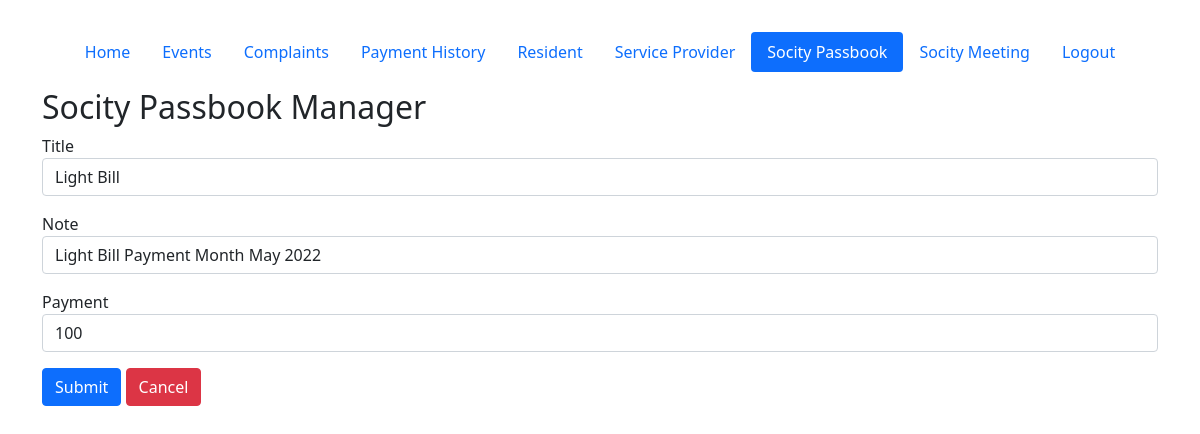
/admin/societypassbookAdd.php?id=1 (signed in), run on the app's committed database.
### tables this page shows
CREATE TABLE `societypassbook` (
  `id` int(11) NOT NULL,
  `title` text NOT NULL,
  `note` text NOT NULL,
  `payment` int(11) NOT NULL,
  `date_added` date NOT NULL
);

### admin/db.php (called while the page is built, shortened)
<?php
$base_url = "http://".$_SERVER['HTTP_HOST'];
$base_url .= str_replace(basename($_SERVER['SCRIPT_NAME']),"",$_SERVER['SCRIPT_NAME']);
?>

### admin/societypassbookAdd.php (the view, shortened to what this page needs)
<?php
require("header.php");
$title = "";
$note = "";
$payment = "";
$id = isset($_GET['id']) ? $_GET['id'] : "";
if($id){
	$sql = "SELECT * FROM societypassbook WHERE id = '".$id."'" ;
	$result = $mysqli->query($sql);
	if ($result->num_rows > 0) {
	    while ($row = mysqli_fetch_assoc($result)){
	    	$title = $row['title'];
	    	$note = $row['note'];
	    	$payment = $row['payment'];
	    }
	}
}
?>
<header class="d-flex justify-content-center py-3">
	<ul class="nav nav-pills">
	  <li class="nav-item"><a href="<?= $base_url ?>Home.php" class="nav-link " aria-current="page">Home</a></li>
	  <li class="nav-item"><a href="<?= $base_url ?>Events.php" class="nav-link ">Events</a></li>
	  <li class="nav-item"><a href="<?= $base_url ?>Complaints.php" class="nav-link">Complaints</a></li>
	  <li class="nav-item"><a href="<?= $base_url ?>PaymentHistory.php" class="nav-link ">Payment History</a></li>
	  <li class="nav-item"><a href="<?= $base_url ?>Resident.php" class="nav-link ">Resident</a></li>
	  <li class="nav-item"><a href="<?= $base_url ?>ServiceProvider.php" class="nav-link ">Service Provider</a></li>
	  <li class="nav-item"><a href="<?= $base_url ?>SocityPassbook.php" class="nav-link active">Socity Passbook</a></li>
	  <li class="nav-item"><a href="<?= $base_url ?>SocMeeting.php" class="nav-link">Socity Meeting</a></li>
<li class="nav-item"><a href="<?= $base_url ?>?logout=1" class="nav-link">Logout</a></li>
	</ul>
</header>
<div class="row">
	<div class="col-12">
		<h2>Socity Passbook Manager</h2>
		<form action="" method="POST" enctype="multipart/form-data">
			<div class="mb-3">
				<label>Title</label>
				<input type="text" name="title" required="required" value="<?= $title ?>" class="form-control">
			</div>
			<div class="mb-3">
				<label>Note</label>
				<input type="text" name="note" required="required" value="<?= $note ?>" class="form-control">
			</div>
			<div class="mb-3">
				<label>Payment</label>
				<input type="number" name="payment" required="required" value="<?= $payment ?>" class="form-control">
			</div>
			<div class="mb-3">
				<input type="submit" name="submit" value="Submit" class="btn btn-primary">
				<a href="SocityPassbook.php" class="btn btn-danger">Cancel</a>
			</div>
		</form>
	</div>
</div>
<?php
require("footer.php")
?>

### data on the page
societypassbook: title "Light Bill", note "Light Bill Payment Month May 2022", payment "100"
